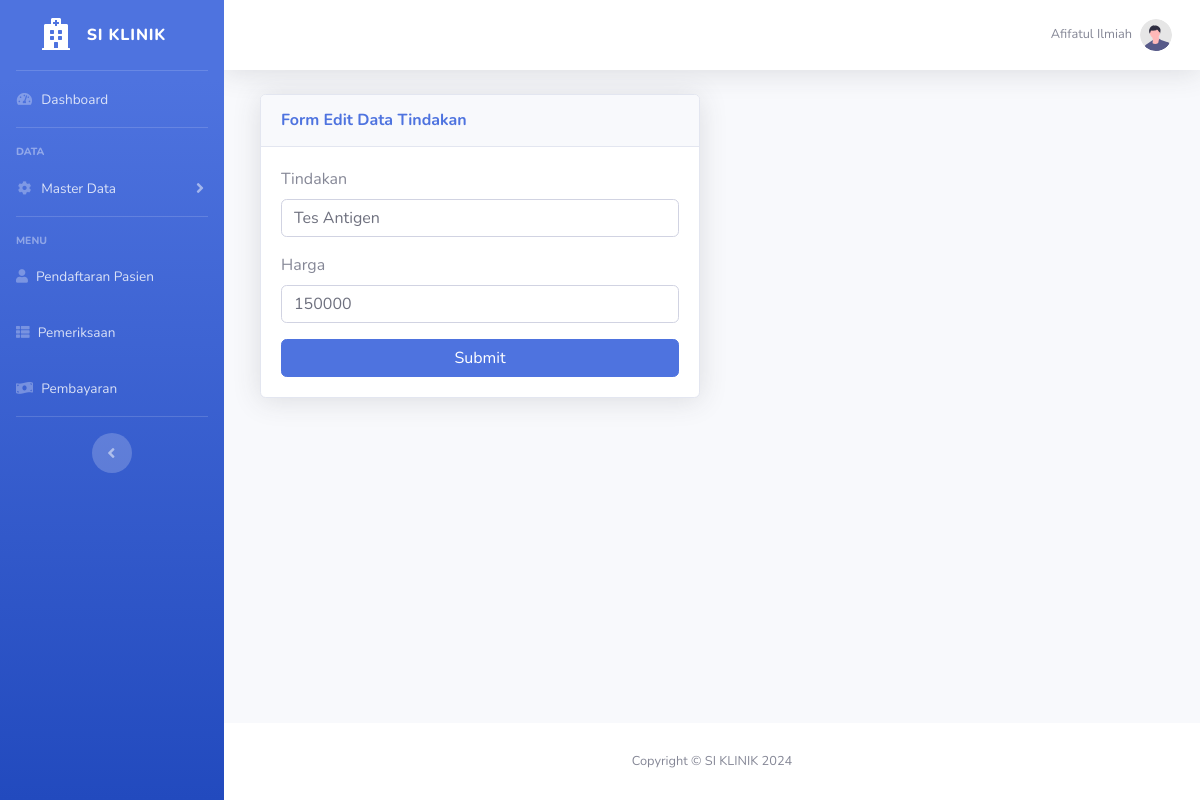
/tindakan/edit.php?id=7 (signed in), run on the app's committed database.
### tables this page shows
CREATE TABLE `user` (
  `id` int(11) NOT NULL,
  `id_pegawai` int(11) NOT NULL,
  `username` varchar(255) NOT NULL,
  `password` varchar(255) NOT NULL,
  `level` varchar(255) NOT NULL
);

CREATE TABLE `pegawai` (
  `id` int(11) NOT NULL,
  `nama_pegawai` varchar(255) NOT NULL,
  `nohp` varchar(12) NOT NULL,
  `alamat` varchar(255) NOT NULL,
  `jk` varchar(255) NOT NULL
);

CREATE TABLE `tindakan` (
  `id` int(11) NOT NULL,
  `tindakan` varchar(255) NOT NULL,
  `harga` int(11) NOT NULL
);

### tindakan/function.php (called while the page is built, shortened)
<?php
require "../koneksi.php";
function select($query)
{
    global $conn;
    $sql = mysqli_query($conn, $query);
    $tindakans = [];
    while ($tindakan = mysqli_fetch_assoc($sql)) {
        $tindakans[] = $tindakan;
    }
    return $tindakans;
}

### tindakan/edit.php (the view, shortened to what this page needs)
<?php
require "function.php";
$pegawai = $_SESSION["id_pegawai"];
$user = mysqli_query($conn, "SELECT * FROM user A LEFT JOIN pegawai B ON B.id = A.id_pegawai WHERE A.id_pegawai = '$pegawai'");
$user = mysqli_fetch_assoc($user);
$id = $_GET["id"];
$tindakan = select("SELECT * FROM tindakan WHERE id='$id'")[0];
?>
<!DOCTYPE html>
<html lang="en">
<head>
    <link href="../assets/vendor/fontawesome-free/css/all.min.css" rel="stylesheet" type="text/css">
    <link href="../assets/css/sb-admin-2.min.css" rel="stylesheet">
</head>
<body id="page-top">
    <div id="wrapper">
        <ul class="navbar-nav bg-gradient-primary sidebar sidebar-dark accordion" id="accordionSidebar">
            <a class="sidebar-brand d-flex align-items-center justify-content-center" href="../index.php">
                <div class="sidebar-brand-icon">
                    <i class="fas fa-hospital"></i>
                </div>
                <div class="sidebar-brand-text mx-3">SI KLINIK</div>
            </a>
            <hr class="sidebar-divider my-0">
            <li class="nav-item">
                <a class="nav-link" href="../index.php">
                    <i class="fas fa-fw fa-tachometer-alt"></i>
                    <span>Dashboard</span></a>
            </li>
            <hr class="sidebar-divider">
            <div class="sidebar-heading">
                Data
            </div>
            <li class="nav-item">
                <a class="nav-link collapsed" href="#" data-toggle="collapse" data-target="#collapseTwo" aria-expanded="true" aria-controls="collapseTwo">
                    <i class="fas fa-fw fa-cog"></i>
                    <span>Master Data</span>
                </a>
            </li>
            <hr class="sidebar-divider">
            <div class="sidebar-heading">
                Menu
            </div>
            <li class="nav-item">
                <a class="nav-link" href="../pendaftaran/index.php">
                    <i class="fas fa-user"></i>
                    <span>Pendaftaran Pasien</span>
                </a>
            </li>
            <li class="nav-item">
                <a class="nav-link" href="../pemeriksaan/index.php">
                    <i class="fas fa-th-list"></i>
                    <span>Pemeriksaan</span>
                </a>
            </li>
            <li class="nav-item">
                <a class="nav-link" href="../pembayaran/index.php">
                    <i class="fas fa-money-bill-wave"></i>
                    <span>Pembayaran</span>
                </a>
            </li>
            <hr class="sidebar-divider d-none d-md-block">
            <div class="text-center d-none d-md-inline">
                <button class="rounded-circle border-0" id="sidebarToggle"></button>
            </div>
        </ul>
        <div id="content-wrapper" class="d-flex flex-column">
            <div id="content">
                <nav class="navbar navbar-expand navbar-light bg-white topbar mb-4 static-top shadow">
                    <ul class="navbar-nav ml-auto">
                        <li class="nav-item dropdown no-arrow">
                            <a class="nav-link dropdown-toggle" href="#" id="userDropdown" role="button" data-toggle="dropdown" aria-haspopup="true" aria-expanded="false">
                                <span class="mr-2 d-none d-lg-inline text-gray-600 small"><?= $user["nama_pegawai"]; ?></span>
                                <img class="img-profile rounded-circle" src="../assets/img/undraw_profile.svg">
                            </a>
                        </li>
                    </ul>
                </nav>
                <div class="container-fluid">
                    <div class="col-md-6">
                        <div class="card shadow mb-4">
                            <div class="card-header py-3">
                                <h6 class="m-0 font-weight-bold text-primary">Form Edit Data Tindakan</h6>
                            </div>
                            <div class="card-body">
                                <form action="" method="post">
                                    <div class="form-group">
                                        <label for="tindakan">Tindakan</label>
                                        <input type="text" class="form-control form-control-user" id="tindakan" name="tindakan" value="<?= $tindakan["tindakan"]; ?>" required>
                                    </div>
                                    <div class="form-group">
                                        <label for="harga">Harga</label>
                                        <input type="number" class="form-control form-control-user" id="harga" name="harga" value="<?= $tindakan["harga"]; ?>" required>
                                    </div>
                                    <button name="submit" class="btn btn-primary btn-user btn-block" type="submit">
                                        Submit
                                    </button>
                                </form>
                            </div>
                        </div>
                    </div>
                </div>
            </div>
            <footer class="sticky-footer bg-white">
                <div class="container my-auto">
                    <div class="copyright text-center my-auto">
                        <span>Copyright &copy; SI KLINIK <?= date("Y") ?></span>
                    </div>
                </div>
            </footer>
        </div>
    </div>
</body>
</html>

### data on the page
user: id_pegawai.nama_pegawai "Afifatul Ilmiah"
tindakan: tindakan "Tes Antigen", harga "150000"
